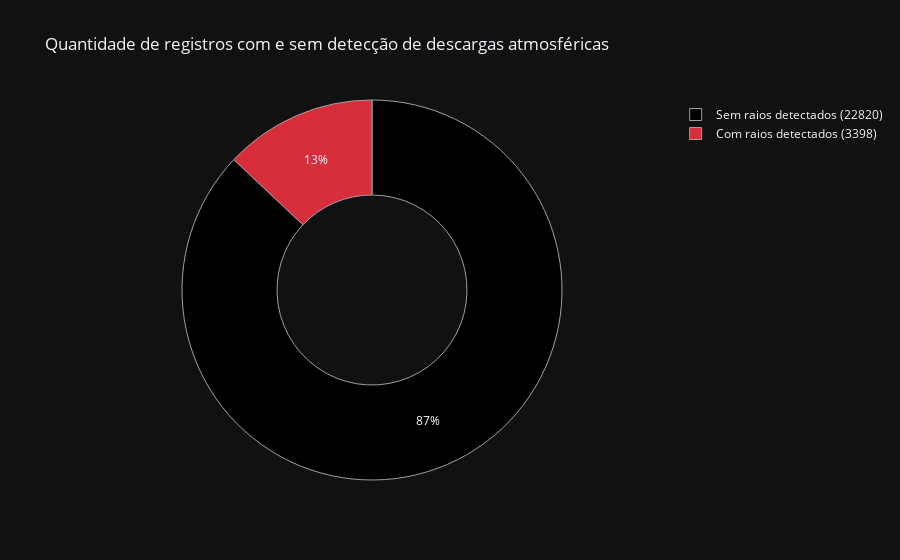

Write notebook code for a chart like this one.
### Code cell
threshold = 1
no = df[df['ttyyyxx3'] < threshold]
yes = df[df['ttyyyxx3'] >= threshold]

tn = no['month'].count()
ty = yes['month'].count()

labels = ['Sem raios detectados (%d)'%tn, 
         'Com raios detectados (%d)'%ty]
values= [tn, ty]
pie = [
    go.Pie(labels=labels, values=values, hole=.5, 
        marker=dict(colors=['#000000', '#D82D3B'], 
                    line=dict(color='#A0A0A0', width=1)))
]
fig = go.Figure(data=pie)

fig.update_layout(
    title='Quantidade de registros com e sem detecção de descargas atmosféricas',
#     font={'size':20},
    template='plotly_dark',
    legend_orientation="v"
)

offline.plot(fig, image_filename='subconjuntos-com-e-sem-raios-fam', image='png')
iplot(fig)

### Figure 1 — Plotly figure (JSON) as saved in the notebook; plotly's stock layout.template omitted (floating-point values rounded to 4 significant figures)
{"data": [{"hole": 0.5, "labels": ["Sem raios detectados (22820)", "Com raios detectados (3398)"], "marker": {"colors": ["#000000", "#D82D3B"], "line": {"color": "#A0A0A0", "width": 1}}, "type": "pie", "values": [22820, 3398]}], "layout": {"legend": {"orientation": "v"}, "title": {"text": "Quantidade de registros com e sem detecção de descargas atmosféricas"}}}
